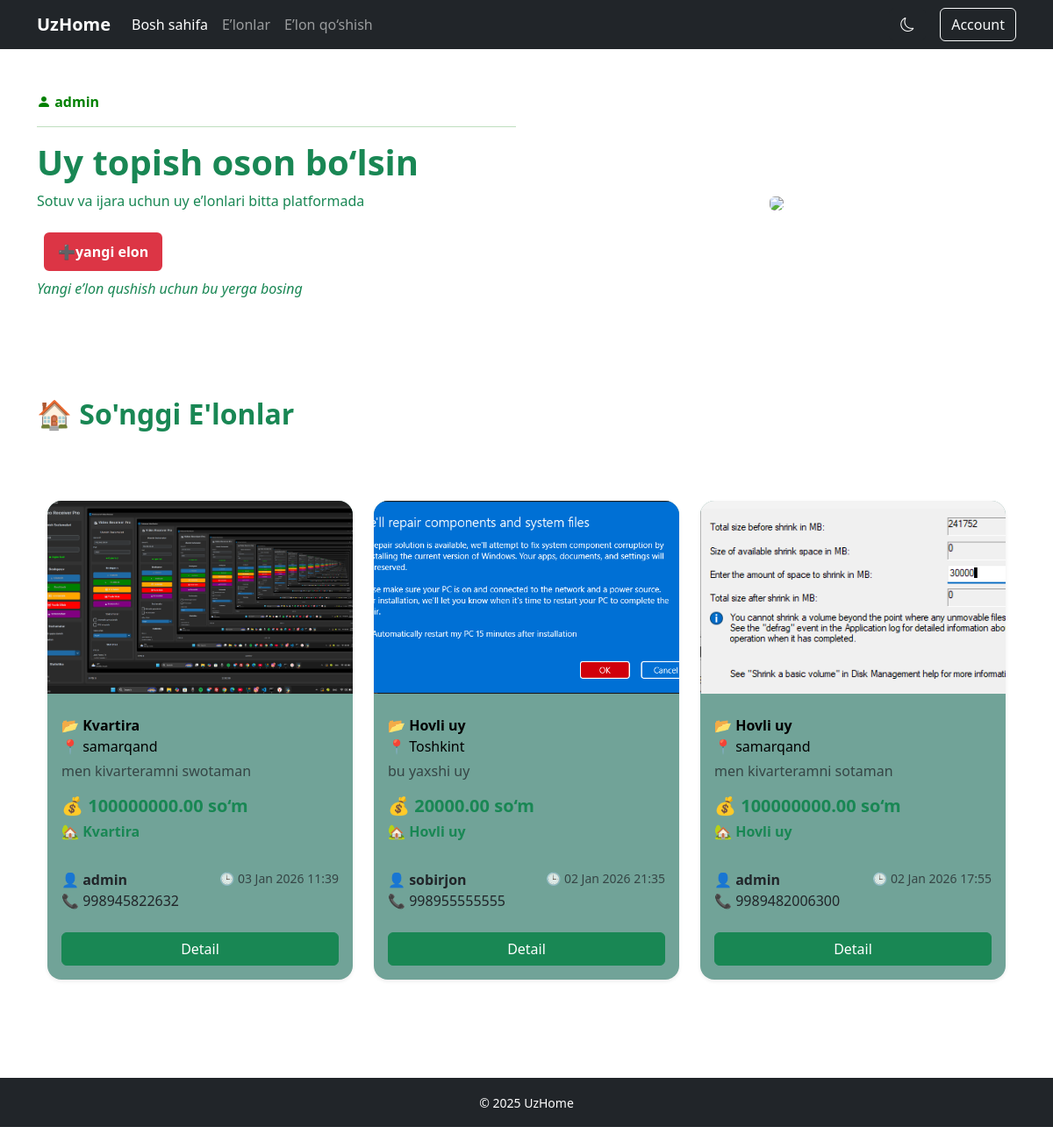
Screenshot of / (signed in) with the database file from the repository.
### add_page/models.py (models this page shows, shortened)
class Annoncements(models.Model):
    HOME_CATEGORY_CHOICES = (
        ('apartment', 'Kvartira'),
        ('house', 'Hovli uy'),
        ('new_building', 'Yangi qurilgan uy'),
        ('commercial', 'Tijorat bino'),
        ('land', 'Yer uchastkasi'),
        ('rent_apartment', 'Ijara kvartira'),
        ('rent_house', 'Ijara hovli uy'),
    )
    STATUS_CHOISES = (
        ('draft', 'Draft'),
        ('published', 'Published'),
    )
    user = models.ForeignKey(User, on_delete=models.CASCADE)
    name = models.CharField(max_length=100)
    slug = models.SlugField(max_length=100, unique=True, blank=True)
    price = models.DecimalField(max_digits=100, decimal_places=2)
    location = models.CharField(max_length=100, null=True, blank=True)
    description = models.TextField()
    image = models.ImageField(upload_to='posts/post/', null=True, blank=True)
    seller_contact = models.CharField(max_length=100, null=True, blank=True)
    telegram = models.CharField(max_length=100, null=True , blank=True)
    publish = models.DateTimeField(default=timezone.now)
    created_at = models.DateTimeField(auto_now_add=True)
    updated_at = models.DateTimeField(auto_now=True)
    category = models.CharField(max_length=150, choices=HOME_CATEGORY_CHOICES, default='house', null=True, blank=True)
    status = models.CharField(max_length=50, choices=STATUS_CHOISES, default='published', null=True, blank=True)
    class Meta:
        ordering = ['-created_at']
    objects = models.Manager()
    published = PublishedManager()  # Custom manager for published announcements

### users/views.py (the view)
# urls.py: path('', home_page, name='home_page'),
def home_page(request):
    posts = Annoncements.objects.filter(status='published').order_by('-created_at')
    username = request.user.username
    print(f"DEBUG: Username = {username}")
    catigories = Annoncements.HOME_CATEGORY_CHOICES
    paginator = Paginator(posts, 6)
    page_number = request.GET.get('page')
    page_obj = paginator.get_page(page_number)
    ctx = {
        'page_obj': page_obj,
        'catigories': catigories,
        'username': username,
    }
    return render(request, 'main.html', ctx)

### template/main.html (shortened to what this page needs)
<!DOCTYPE html>
<html lang="uz">
{% load static %}
<head>
    <link href="https://cdn.jsdelivr.net/npm/bootstrap@5.3.3/dist/css/bootstrap.min.css" rel="stylesheet">
    <link rel="stylesheet" href="https://cdn.jsdelivr.net/npm/bootstrap-icons@1.10.0/font/bootstrap-icons.css">
</head>
<body class="">
<nav class="navbar navbar-expand-lg navbar-dark bg-dark">
    <div class="container">
        <b class="navbar-brand fw-bold">UzHome</b>
        <div class="collapse navbar-collapse" id="menu">
            <ul class="navbar-nav me-auto">
                <li class="nav-item">
                    <a class="nav-link active" href="{% url 'home_page' %}">Bosh sahifa</a>
                </li>
                <li class="nav-item">
                    <a class="nav-link" href="{% url 'show_page' %}">E’lonlar</a>
                </li>
                <li class="nav-item">
                    <a class="nav-link" href="{% url 'add_announcement' %}">E’lon qo‘shish</a>
                </li>
            </ul>
            <button id="darkModeToggle" class="btn btn-dark me-3">
                <i class="bi bi-moon"></i>
            </button>
            <div class="d-flex">
                <a href="{% url 'account' %}" class="btn btn-outline-light">Account</a>
            </div>
        </div>
    </div>
</nav>
<section class="py-5 bg-blue"  id="mainSection">
    <div class="container">
        <div class="row align-items-center">
            <div class="col-md-6">
                <div style="color:green;">
                    <i class="bi bi-person-fill"></i>
                    <b>{{username}}</b>
                    <hr>
                </div>
                <h1 class="fw-bold text-success">Uy topish oson bo‘lsin</h1>
                <p class="text-success">
                    Sotuv va ijara uchun uy e’lonlari bitta platformada
                </p>
                <em class="nav-item">
                    <a class="nav-link" href="{% url 'add_announcement' %}"><button class="btn btn-danger m-2 border-4"><b>➕yangi elon</b></button></a>
                    <p class="text-success">Yangi e’lon qushish uchun bu yerga bosing</p>
                </em>
            </div>
            <div class="col-md-6 text-center mt-4 mt-md-0">
                <img src="https://images.unsplash.com/photo-1568605114967-8130f3a36994"
                     class="img-fluid rounded">
            </div>
        </div>
    </div>
</section>
<div class="container py-5">
    <div class="d-flex justify-content-between align-items-center mb-4">
        <h2 class="text-success fw-bold">🏠 So'nggi E'lonlar</h2>
    </div>
    <div class="container py-5">
        <div class="row g-4">
            {% for post in page_obj %}
            <div class="col-lg-4 col-md-6">
                <div class="card h-100 shadow-sm border-0 rounded-4 overflow-hidden" style="background-color: #71A398;">
                    <div style="height:220px; overflow:hidden;">
                        <img src="{{ post.image.url }}" class="w-100 h-100 object-fit-cover" alt="E’lon rasmi">
                    </div>
                    <div class="card-body">
                        <p class="text-black mb-1">
                            📂 <b>{{ post.get_category_display }}</b><br>
                            📍 {{ post.location }}
                        </p>
                        <p class="text-muted">{{ post.description|truncatewords:10 }}</p>
                        <h5 class="text-success fw-bold">💰 {{ post.price }} so‘m</h5>
                        <h6 class="text-success fw-bold">🏡 {{ post.get_category_display }}</h6>
                    </div>
                    <div class="card-footer border-0" style="background-color: #71A398;">
                        <div class="d-flex justify-content-between">
                            <div>
                                👤 <b>{{ post.user }}</b><br>
                                📞 {{ post.seller_contact }}
                            </div>
                            <small class="text-muted">🕒 {{ post.created_at|date:"d M Y H:i" }}</small>
                        </div>
                    </div>
                    <div class="p-3">
                        <a href="{% url 'detail_page' post.slug %}" class="btn btn-success w-100">Detail</a>
                    </div>
                </div>
            </div>
            {% empty %}
            <p class="text-center text-danger">Hech qanday e’lon topilmadi ❌</p>
            {% endfor %}
        </div>
    </div>
</div>
<div class="footer mt-auto py-3">
    <footer class="bg-dark text-white text-center py-3 mt-auto" id="footer">
        <small>© 2025 UzHome</small>
    </footer>
</div>
</body>
</html>

### rows the page displays
Annoncements: image (picture), category "Kvartira", location "samarqand", description "men kivarteramni swotaman", price "100000000.00", user "admin", seller_contact "998945822632", created_at "03 Jan 2026 11:39"
Annoncements: image (picture), category "Hovli uy", location "Toshkint", description "bu yaxshi uy", price "20000.00", user "sobirjon", seller_contact "998955555555", created_at "02 Jan 2026 21:35"
Annoncements: image (picture), category "Hovli uy", location "samarqand", description "men kivarteramni sotaman", price "100000000.00", user "admin", seller_contact "9989482006300", created_at "02 Jan 2026 17:55"

### other values shown
{{ username }} "admin"
